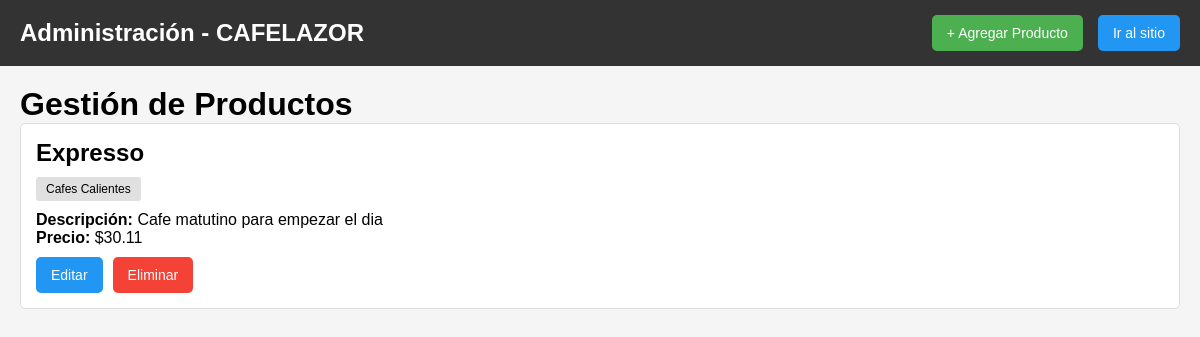
/list/, run on an earlier commit of the app's database.
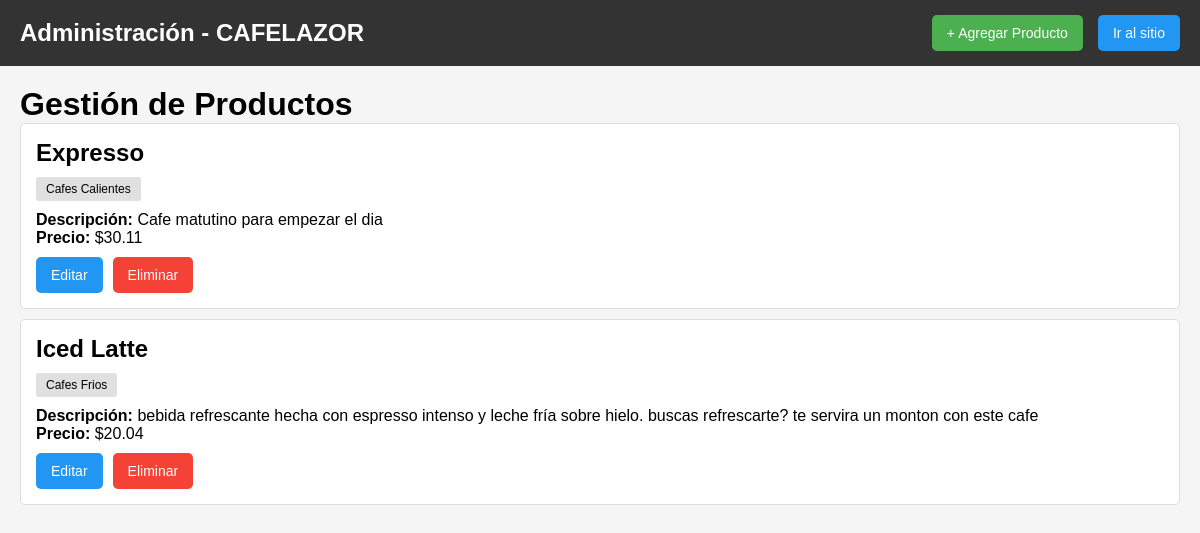
And on a later commit of the database.
### appcafe/models.py (models this page shows, shortened)
class Cafe(models.Model):
    CATEGORY_CHOICES = [
        ('hot', 'Cafes Calientes'),
        ('cold', 'Cafes Frios'),
        ('desserts', 'Postres'),
        ('sandwiches', 'Sandwiches'),
        ('promotions', 'Promociones'),
    ]
    name = models.CharField(max_length=100)
    description = models.TextField()
    price = models.DecimalField(max_digits=5, decimal_places=2)
    category = models.CharField(max_length=20, choices=CATEGORY_CHOICES, default='hot')

### appcafe/views.py (the view)
# urls.py: path('list/', views.cafe_list, name='cafe_list'),
def cafe_list(request):
    cafes = Cafe.objects.all()
    return render(request, 'cafe_list.html', {'cafes': cafes})

### appcafe/templates/cafe_list.html (shortened to what this page needs)
<!DOCTYPE html>
<html lang="es">
<head>
</head>
<body>
    <header class="admin-header">
        <div class="logo">Administración - CAFELAZOR</div>
        <div class="header-actions">
            <a href="{% url 'add_cafe' %}" class="btn btn-add">+ Agregar Producto</a>
            <a href="{% url 'index' %}" class="btn btn-back">Ir al sitio</a>
        </div>
    </header>
    <div class="content">
        <h1>Gestión de Productos</h1>
        {% if cafes %}
            {% for cafe in cafes %}
                <div class="cafe-item">
                    <h2>{{ cafe.name }}</h2>
                    <span class="category-badge">{{ cafe.get_category_display }}</span>
                    <p><strong>Descripción:</strong> {{ cafe.description }}</p>
                    <p><strong>Precio:</strong> ${{ cafe.price }}</p>
                    <div class="cafe-actions">
                        <a href="{% url 'edit_cafe' cafe.id %}" class="btn btn-edit">Editar</a>
                        <a href="{% url 'delete_cafe' cafe.id %}" class="btn btn-delete">Eliminar</a>
                    </div>
                </div>
            {% endfor %}
        {% else %}
            <p>No hay productos disponibles. <a href="{% url 'add_cafe' %}">Agregar uno ahora</a></p>
        {% endif %}
    </div>
</body>
</html>

What changed in the data, as far as the page shows it:
added Cafe: name "Iced Latte", category "Cafes Frios", description "bebida refrescante hecha con espresso intenso y leche fría sobre hielo. buscas refrescarte? te servira un monton con este cafe", price "20.04"
